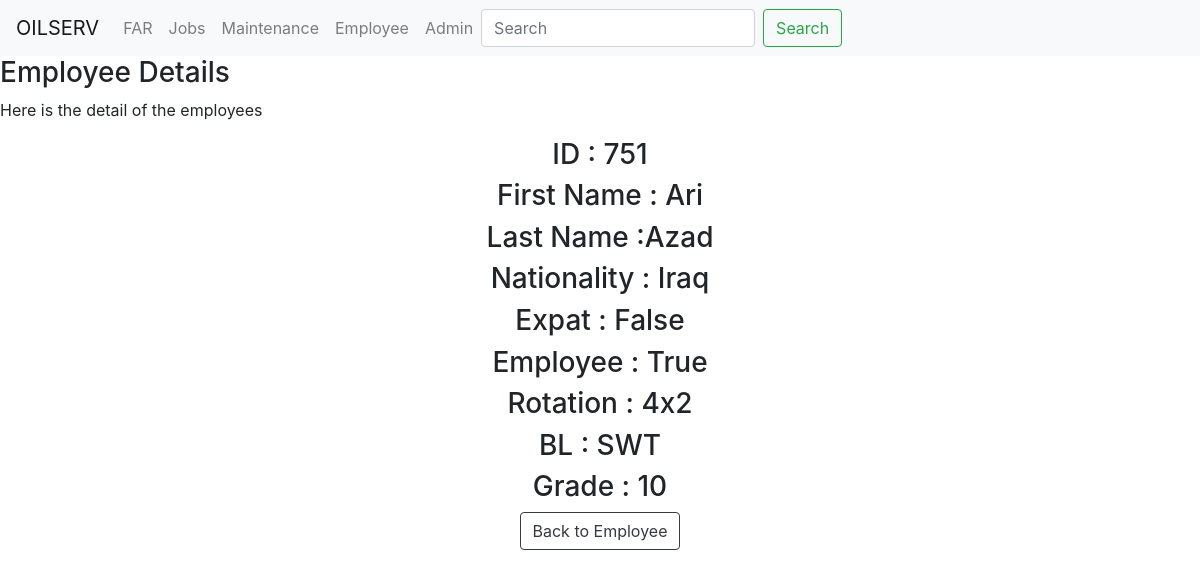
Page /Employee/employee/2 on the earlier database version.
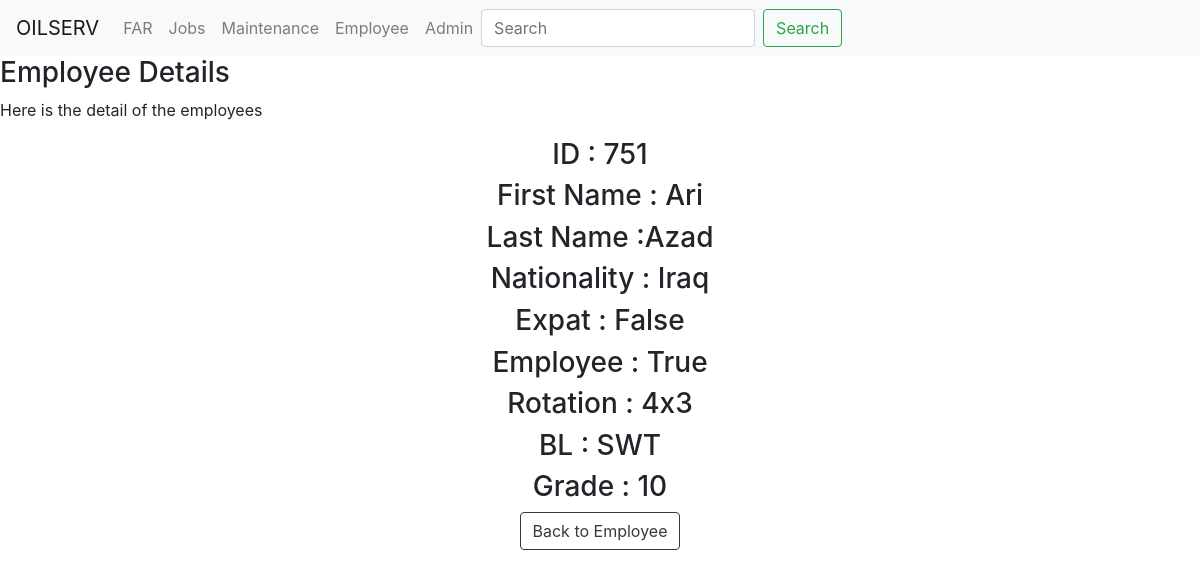
Same page on the later database version.
### Employee/models.py (models this page shows, shortened)
class EmployeeDB(models.Model):
    OSID = models.IntegerField(unique=True,blank=False)
    first_name = models.CharField(max_length=255,blank=False)
    last_name = models.CharField(max_length=255,blank=False)
    nationality = models.CharField(max_length=255,blank=True,default='Iraq')
    position = models.CharField(max_length=255,blank=True)
    isExpat = models.BooleanField(default=False)
    isEmployee = models.BooleanField(default=True)
    rotation = models.CharField(max_length= 10, default='5x5',blank=True)
    BU = models.CharField(max_length= 3, default='KIU')
    BL = models.CharField(max_length= 3, default='SWT')
    grade = models.IntegerField(blank=True,default=8)
    class Meta:
        ordering = ['first_name']

### Employee/views.py (the view)
# urls.py: path('employee/<int:pk>', views.EmployeeDetail.as_view(), name='employee_detail'),
class EmployeeDetail(DetailView):
    model = models.EmployeeDB
    template_name = 'Employee/employee_detail.html'
    context_object_name = 'emp_detail'

### Employee/templates/Employee/employee_detail.html
{% extends 'base.html' %}
{% block body_block %}
<h3>Employee Details</h3>
<p>Here is the detail of the employees</p>
<div class=conainer align='middle'>
	<h3>ID : {{ emp_detail.OSID	}}</h3>
	<h3>First Name :  {{ emp_detail.first_name	}}</h3>
	<h3>Last Name :{{ emp_detail.last_name	}}</h3>
	<h3>Nationality  : {{ emp_detail.nationality	}}</h3>
	<h3>Expat  :  {{ emp_detail.isExpat	}}</h3>
	<h3>Employee  : {{ emp_detail.isEmployee	}}</h3>
	<h3>Rotation  :   {{ emp_detail.rotation	}}</h3>
	<h3>BL  :  {{ emp_detail.BL }}</h3>
	<h3>Grade  : {{ emp_detail.grade	}}</h3>
	<a class="btn btn-outline-dark" href="{% url 'employee' %}">Back to Employee</a>
</div>
{% endblock %}

Differences in the rows shown:
changed EmployeeDB "Ari": rotation "4x2" → "4x3"
